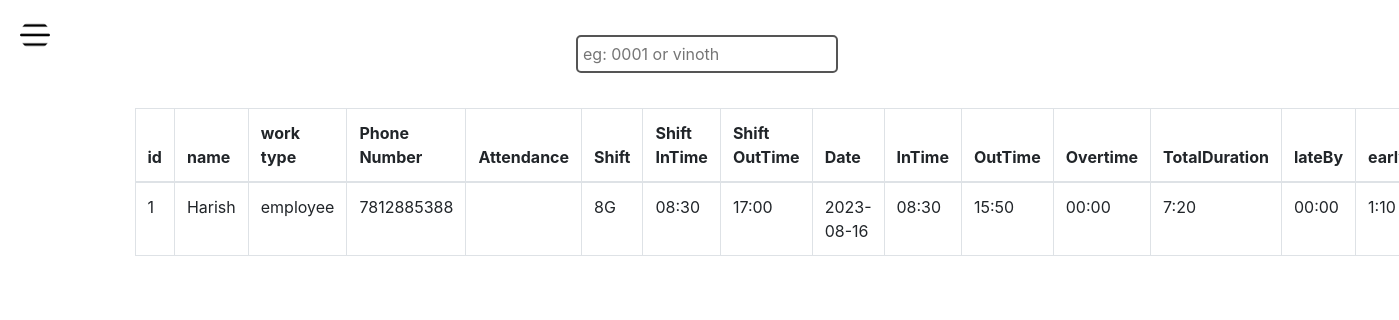
Before: / (signed in) with the older database file.
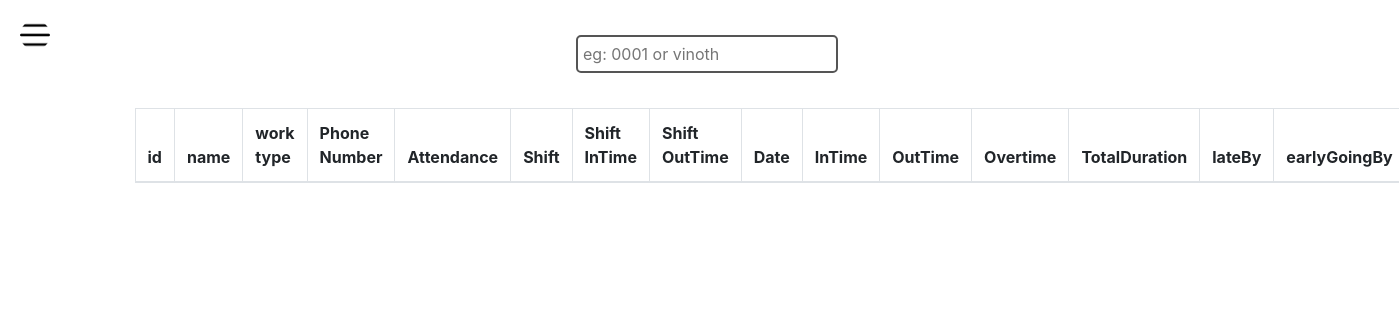
After: the same page with the newer database file.
### app/models.py (models this page shows)
class Attendance(db.Model,UserMixin):
    id=db.Column(db.Integer,primary_key=True)
    date = db.Column(db.DateTime(timezone=True), default=func.now())
    emp_id = db.Column(db.Integer, db.ForeignKey('employee.id'))
    attendance =db.Column(db.String(150))
    wages_per_Day=db.Column(db.String(150))
    inTime=db.Column(db.String(150))
    outTime=db.Column(db.String(150))
    overtime=db.Column(db.String(150),default='00:00')
    shift=db.Column(db.String(150))
    shiftIntime = db.Column(db.String(150))
    shift_Outtime = db.Column(db.String(150))
    TotalDuration=db.Column(db.String(150))
    lateBy=db.Column(db.String(150))
    earlyGoingBy=db.Column(db.String(150))
    punchRecords=db.Column(db.String(150))

class Employee(db.Model, UserMixin):
    id = db.Column(db.Integer, primary_key=True)
    name = db.Column(db.String(150), nullable=False)
    date = db.Column(db.DateTime(timezone=True), default=func.now())
    dob = db.Column(db.DateTime(timezone=True))
    designation = db.Column(db.String(150), nullable=True)
    workType = db.Column(db.String(150))
    email = db.Column(db.String(150), unique=True)
    phoneNumber = db.Column(db.Integer)
    adharNumber = db.Column(db.Integer)
    gender = db.Column(db.String(150))
    address = db.Column(db.String(150))
    mimetype =db.Column(db.String(150))
    profile_pic = db.Column(db.String(100000), default='Default/Default.jpeg')
    attendance = db.relationship('Attendance', backref='employee')

### app/views.py (the view)
@views.route('/',methods=['POST','GET'])
@login_required
def admin():
    employee =Attendance.query.order_by(Attendance.date)
    return render_template('admin.html',employee=employee)

### app/templates/admin.html (shortened to what this page needs)
<!DOCTYPE html>
<html lang="en">
<head>
  <link rel="stylesheet" href="https://stackpath.bootstrapcdn.com/bootstrap/4.5.2/css/bootstrap.min.css">
  <link rel="stylesheet" href="https://cdnjs.cloudflare.com/ajax/libs/font-awesome/6.0.0-beta3/css/all.min.css">
  <link rel="stylesheet" href="/static/css/style.css">
</head>
<body>
  <div id="menubtn" class="sidebar-toggle-btn" onclick="toggleSidebar()">
  </div>
  <main role="main" class="container mt-5">
    <div class="filters">
      <input type="text" name="filter" id="filter" placeholder="eg: 0001 or vinoth">
    </div>
    <div class="row justify-content-center">
      <div class="col-md-8">
        <table class="table table-bordered table-hover">
          <thead>
            <tr>
              <th>id</th>
              <th>name</th>
              <th>work type</th>
              <th>Phone Number</th>
              <th>Attendance</th>
              <th>Shift</th>
              <th>Shift InTime</th>
              <th>Shift OutTime</th>
              <th>Date</th>
              <th>InTime</th>
              <th>OutTime</th>
              <th>Overtime</th>
              <th>TotalDuration</th>
              <th>lateBy</th>
              <th>earlyGoingBy</th>
            </tr>
          </thead>
          <tbody>
            {% for emp in employee %}
            <tr>
              <td class="id">{{ emp.emp_id }}</td>
              <td class="name">{{ emp.employee.name }}</td>
              <td class="workType">{{ emp.employee.workType }}</td>
              <td class="phoneNumber">{{ emp.employee.phoneNumber }}</td>
              <td class="attend">{{ emp.attendance }}</td>
              <td class="shift">{{ emp.shift }}</td>
              <td>{{ emp.shiftIntime }}</td>
              <td>{{ emp.shift_Outtime }}</td>
              <td>{{ emp.date.date() }}</td>
              <td class="Intime">{{ emp.inTime }}</td>
              <td class="outtime">{{ emp.outTime }}</td>
              {%if "-" in emp.overtime %}
              <td class="overtime">00:00</td>
              {%else%}
              <td class="overtime">{{ emp.overtime }}</td>
              {%endif%}
              <td>{{ emp.TotalDuration }}</td>
              {%if not "-" in lateBy %}
              <td>00:00</td>
              {%else%}
              <td>{{ emp.lateBy }}</td>
              {%endif%}
              <td>{{ emp.earlyGoingBy }}</td>
            </tr>
            {% endfor %}
          </tbody>
        </table>
      </div>
    </div>
  </main>
</body>
</html>

### app/static/css/style.css (style rules this page uses)
* { margin: 0; padding: 0; box-sizing: border-box; }
body { padding-top: 60px; display: flex; align-items: center; justify-content: center; }
.sidebar-toggle-btn { position: absolute; width: 30px; height: 30px; border-radius: 50%; top: 20px; left: 20px; font-size: 20px; color: #fff; cursor: pointer; z-index: 999; background-image: url(/static/img/open.png); background-size: 100%; display: flex; align-items: center; justify-content: center; transition: left 0.3s ease-in-out; }
.filters { position: absolute; top: 30px; left: 0; width: 100%; display: flex; align-items: center; justify-content: center; }
input { padding: 5px; border-radius: 5px; border: 2px solid #555; margin: 5px; }
#filter { margin-left: 20px; }
.row { position: relative; left: -200px; display: flex; align-content: center; align-items: center; flex-direction: column; }

Changed rows visible on the page:
removed Attendance: emp_id "1", employee.name "Harish", employee.workType "employee", employee.phoneNumber "7812885388", shift "8G", shiftIntime "08:30", shift_Outtime "17:00", date "2023-08-16", inTime "08:30", outTime "15:50", overtime "00:00", TotalDuration "7:20", earlyGoingBy "1:10"
